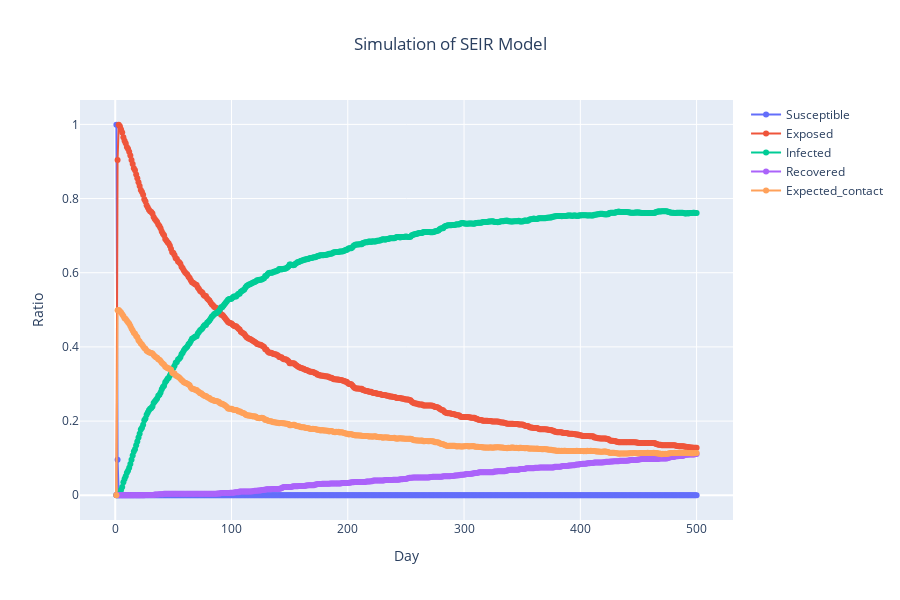

Notebook cell for this chart:
### Code cell
fig = go.Figure()
fig.add_trace(go.Scatter(x=myTime,y=S, mode='lines+markers', name='Susceptible'))
fig.add_trace(go.Scatter(x=myTime,y=E, mode='lines+markers', name='Exposed'))
fig.add_trace(go.Scatter(x=myTime,y=I, mode='lines+markers', name='Infected'))
fig.add_trace(go.Scatter(x=myTime,y=R, mode='lines+markers',name='Recovered'))
fig.add_trace(go.Scatter(x=myTime,y=E_con, mode='lines+markers',name='Expected_contact'))
# fig.add_trace(go.Scatter(x=myTime,y=R_con, mode='lines+markers',name='Real_contact'))


fig.update_layout(title='Simulation of SEIR Model',xaxis_title='Day',
                    yaxis_title='Ratio',title_x=0.5,width=900, height=600)


if not os.path.exists("images"):
    os.mkdir("images")
# fig.write_image("images/seir_simulation.png")
fig.show()

### Figure 1 — Plotly figure (JSON) as saved in the notebook; plotly's stock layout.template omitted (floating-point values rounded to 4 significant figures; data arrays with more than 128 entries replaced by an {"elided": "..."} marker saying what was removed)
{"data": [{"mode": "lines+markers", "name": "Susceptible", "type": "scatter", "x": {"elided": "500 int values"}, "y": {"elided": "500 float values"}}, {"mode": "lines+markers", "name": "Exposed", "type": "scatter", "x": {"elided": "500 int values"}, "y": {"elided": "500 float values"}}, {"mode": "lines+markers", "name": "Infected", "type": "scatter", "x": {"elided": "500 int values"}, "y": {"elided": "500 float values"}}, {"mode": "lines+markers", "name": "Recovered", "type": "scatter", "x": {"elided": "500 int values"}, "y": {"elided": "500 float values"}}, {"mode": "lines+markers", "name": "Expected_contact", "type": "scatter", "x": {"elided": "500 int values"}, "y": {"elided": "500 float values"}}], "layout": {"height": 600, "title": {"text": "Simulation of SEIR Model", "x": 0.5}, "width": 900, "xaxis": {"title": {"text": "Day"}}, "yaxis": {"title": {"text": "Ratio"}}}}
